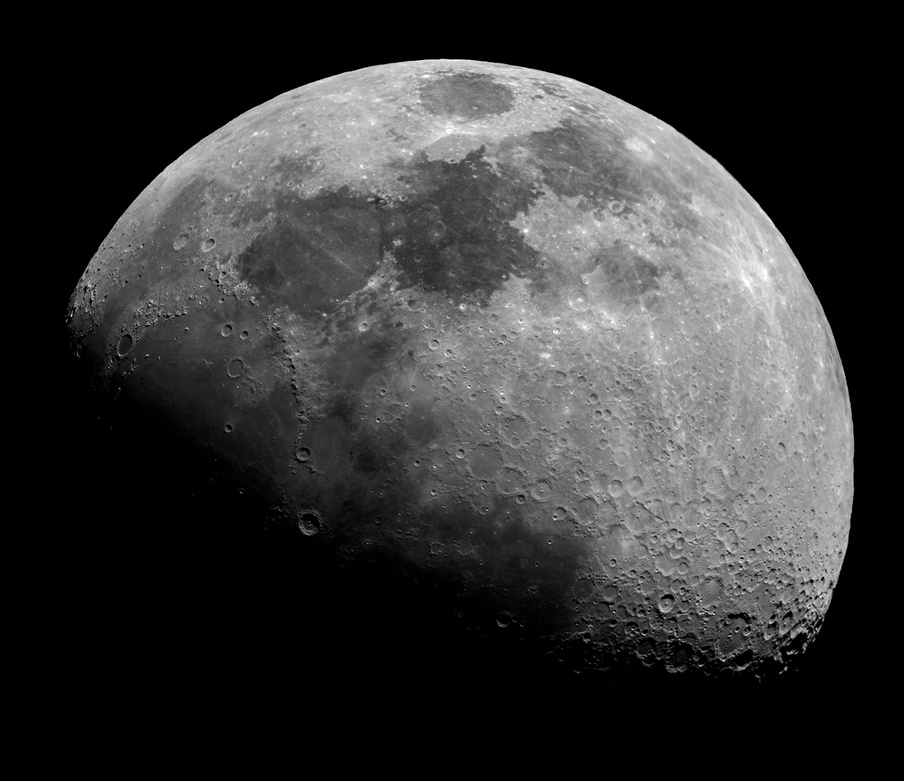
#> input picture images/moon.jpg, 904 x 781 px, shrunk from 1400 x 1209 before the run, found by its file name
$ jupyter execute edge_detect.ipynb
#> lines starting #> are read from the running program, lines starting #| are printed output that depends on the picture
## Edge detection

Sobel edge detection with Skimage

[cell 1]
from PIL import Image
from skimage import filters
import matplotlib.pyplot as plt
import numpy as np
from matplotlib import cm

[cell 2]
img = np.array(Image.open('C:/Users/Misab/Desktop/Image processing/data/moon.jpg'))
#> img is the input picture: shape (781, 904); min 0, max 255, mean 53.4
img_filt = filters.sobel(img)
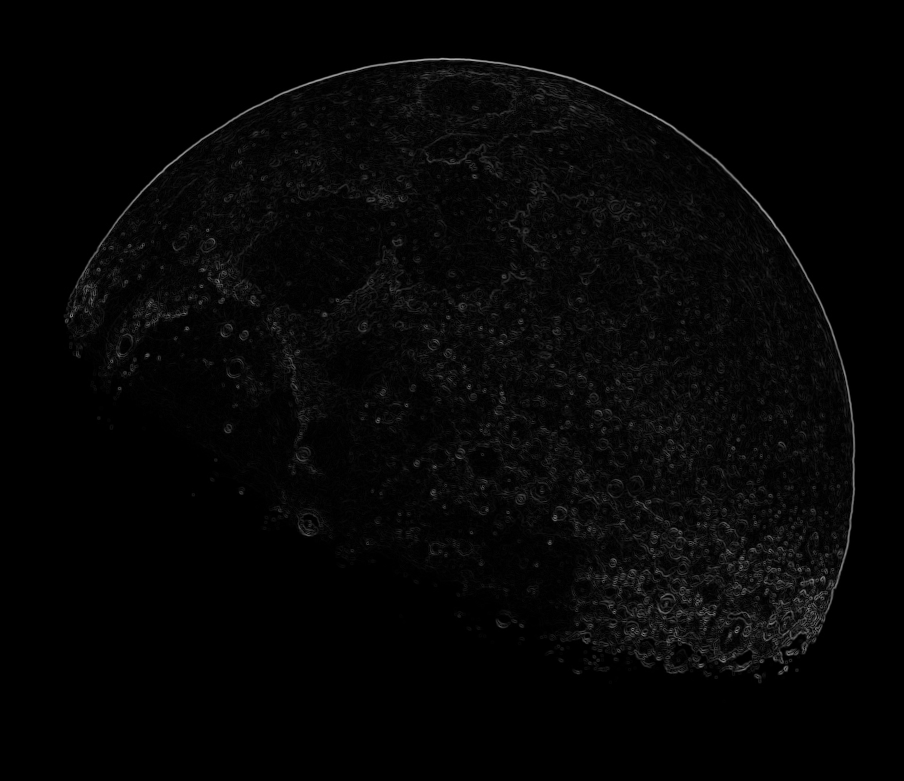
#> img_filt: shape (781, 904) float64; min 0, max 0.683, mean 0.022

plt.figure(figsize = (15,15))
plt.subplot(1,2,1)
plt.imshow(img, cmap=cm.gray)
plt.title('Original')
plt.subplot(1,2,2)
plt.imshow(img_filt,cmap = cm.gray)
plt.title('Sobel edge detection skimage')
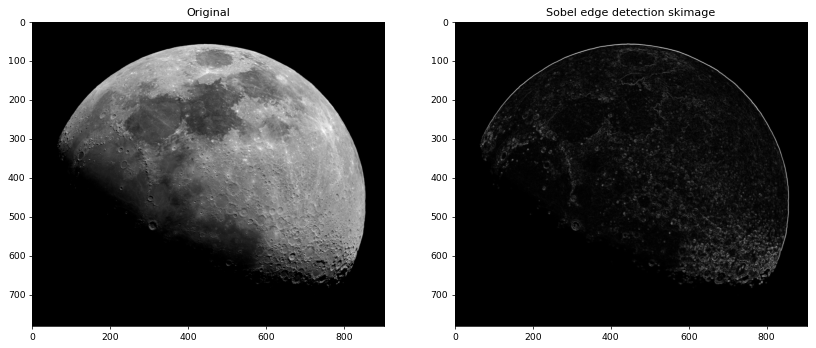
#> figure drawn by matplotlib, 2 panels

Sobel edge detection with OpenCV

[cell 3]
import cv2
import numpy as np
import matplotlib.pyplot as plt

img = cv2.imread('C:/Users/Misab/Desktop/Image processing/data/moon.jpg')
#> img: shape (781, 904, 3); min 0, max 255, mean 53.4
# or
# img = cv2.imread('C:/Users/Misab/Desktop/Image processing/data/moon.jpg', 0)
# 0 for grayscale

sobel_x = cv2.Sobel(img, -1,1,0,ksize=5)
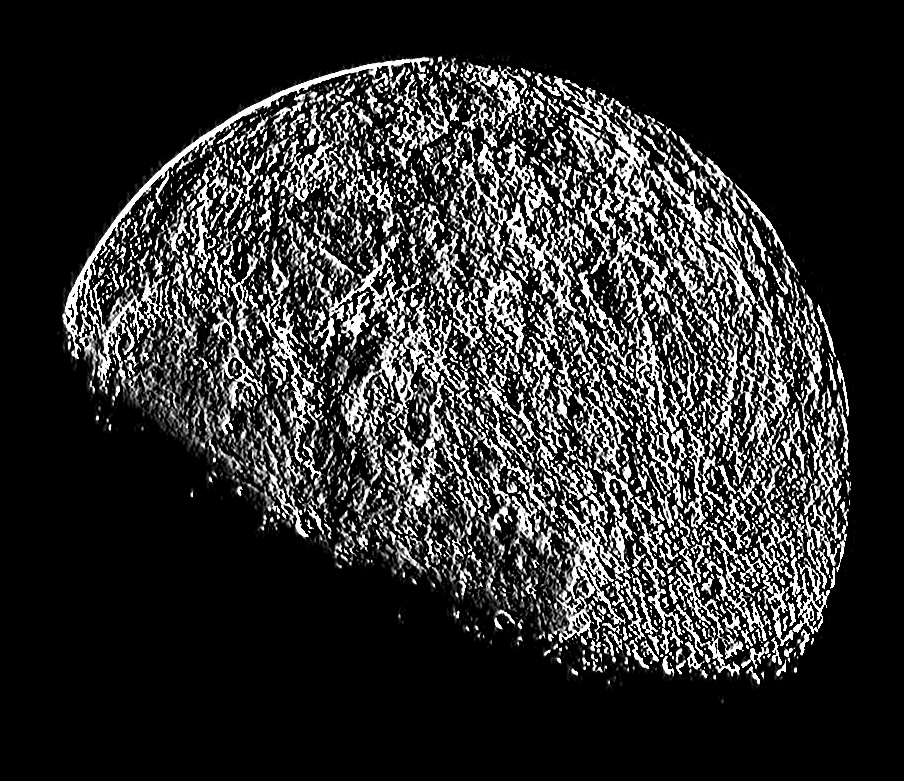
#> sobel_x: shape (781, 904, 3); min 0, max 255, mean 47.2
sobel_y = cv2.Sobel(img,-1,0,1,ksize=5)
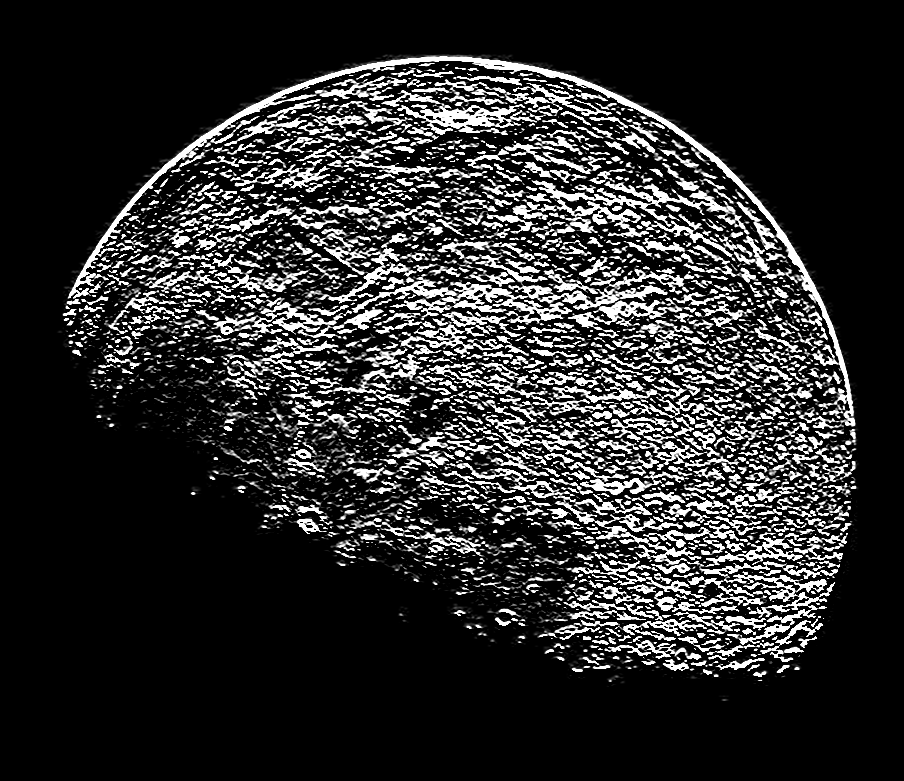
#> sobel_y: shape (781, 904, 3); min 0, max 255, mean 44.1

plt.figure(figsize=(15,15))

plt.subplot(1,2,1)
plt.imshow(sobel_x, cmap=cm.gray)
plt.title('Sobel edge detection x with opencv')

plt.subplot(1,2,2)
plt.imshow(sobel_y, cmap =cm.gray)
plt.title('Sobel edge detection y with opencv')

Laplacian edge detection

[cell 4]
img = cv2.imread('C:/Users/Misab/Desktop/Image processing/data/moon.jpg',0)

output = cv2.Laplacian(img,-1)

plt.imshow(output, cmap=cm.gray)

[cell 5]
plt.figure(figsize=(20,20))

plt.subplot(1,5,1)
plt.imshow(img, cmap=cm.gray)
plt.title('Original')
plt.subplot(1,5,2)
plt.imshow(img_filt,cmap = cm.gray)
plt.title('Sobel edge detection skimage')
plt.subplot(1,5,3)
plt.imshow(sobel_x, cmap=cm.gray)
plt.title('Sobel edge detection x with opencv')

plt.subplot(1,5,4)
plt.imshow(sobel_y, cmap =cm.gray)
plt.title('Sobel edge detection y with opencv')

plt.subplot(1,5,5)
plt.imshow(output, cmap=cm.gray)
plt.title('Laplacian edge detection opencv')

$ run again, with images/Mercury.bmp saved as images/moon.jpg
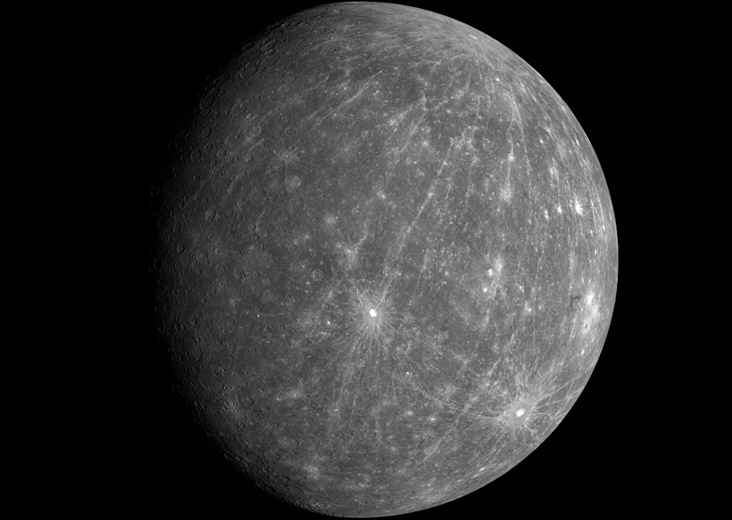
#> input picture images/Mercury.bmp, 732 x 520 px, found by its file name
#> img is the input picture: shape (520, 732, 3); min 0, max 255, mean 49.1
#> `sobel_x = cv2.Sobel(img, -1,1,0,ksize=5)`:
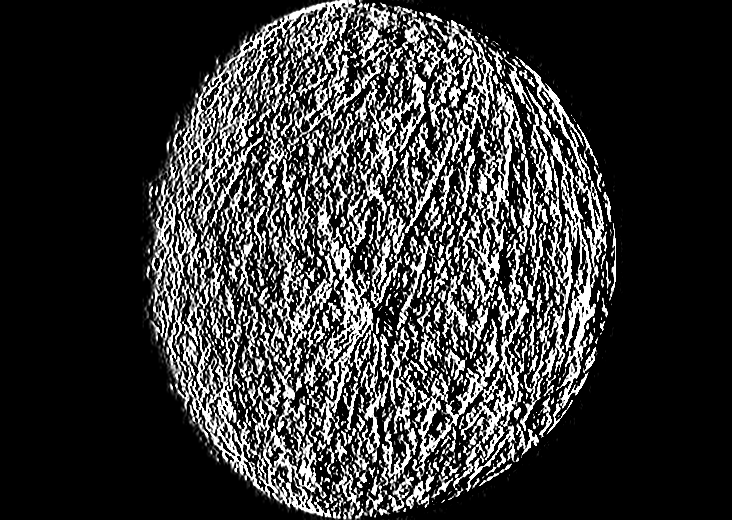
#> sobel_x: shape (520, 732, 3); min 0, max 255, mean 54.5
#> `sobel_y = cv2.Sobel(img,-1,0,1,ksize=5)`:
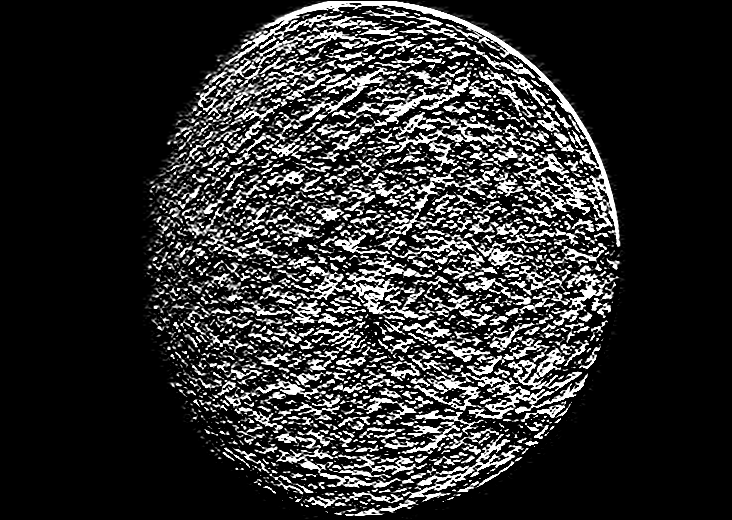
#> sobel_y: shape (520, 732, 3); min 0, max 255, mean 46.8
#> img: shape (520, 732)

$ run again, with images/girlface.bmp saved as images/moon.jpg
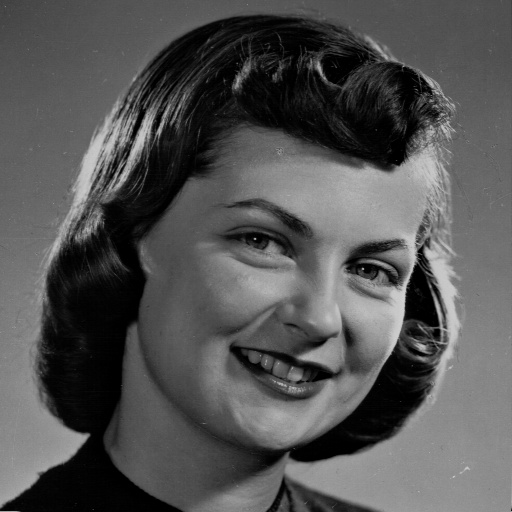
#> input picture images/girlface.bmp, 512 x 512 px, found by its file name
#> img is the input picture: shape (512, 512); min 0, max 209, mean 83.6
#> img: shape (512, 512, 3)
#> `sobel_y = cv2.Sobel(img,-1,0,1,ksize=5)`:
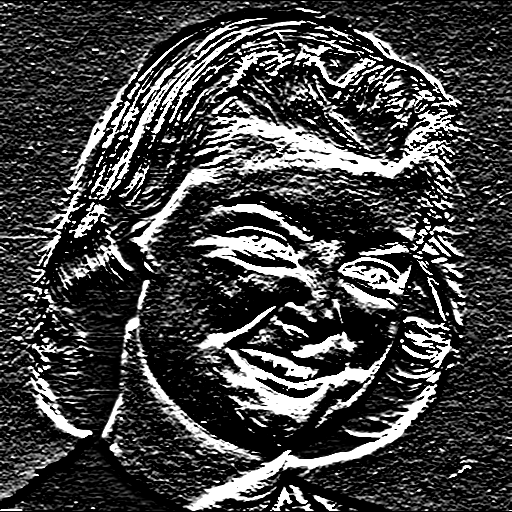
#> sobel_y: shape (512, 512, 3); min 0, max 255, mean 66
#> `output = cv2.Laplacian(img,-1)`:
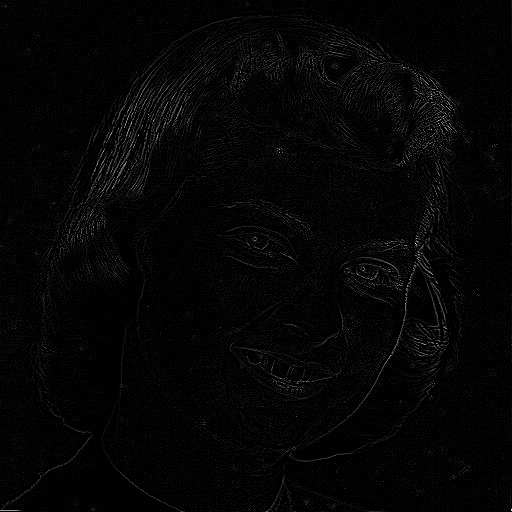
#> output: shape (512, 512); min 0, max 255, mean 5.1

$ run again, with images/houses.bmp saved as images/moon.jpg
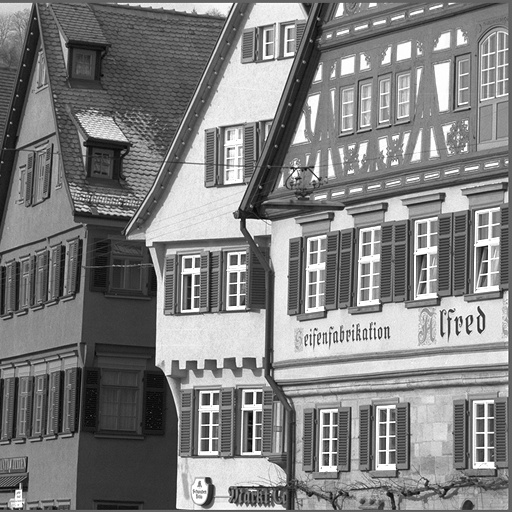
#> input picture images/houses.bmp, 512 x 512 px, found by its file name
#> img is the input picture: shape (512, 512); min 0, max 255, mean 127.8
#> img: shape (512, 512, 3)
#> `sobel_y = cv2.Sobel(img,-1,0,1,ksize=5)`:
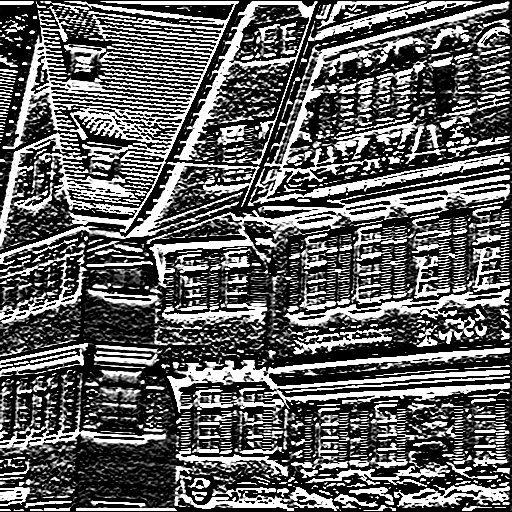
#> sobel_y: shape (512, 512, 3); min 0, max 255, mean 96.4
#> `output = cv2.Laplacian(img,-1)`:
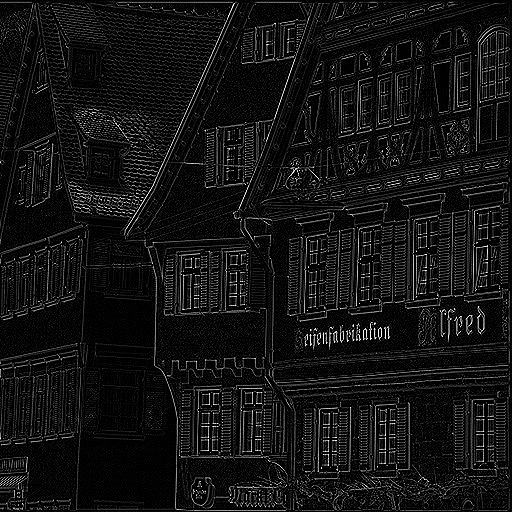
#> output: shape (512, 512); min 0, max 255, mean 19.4
